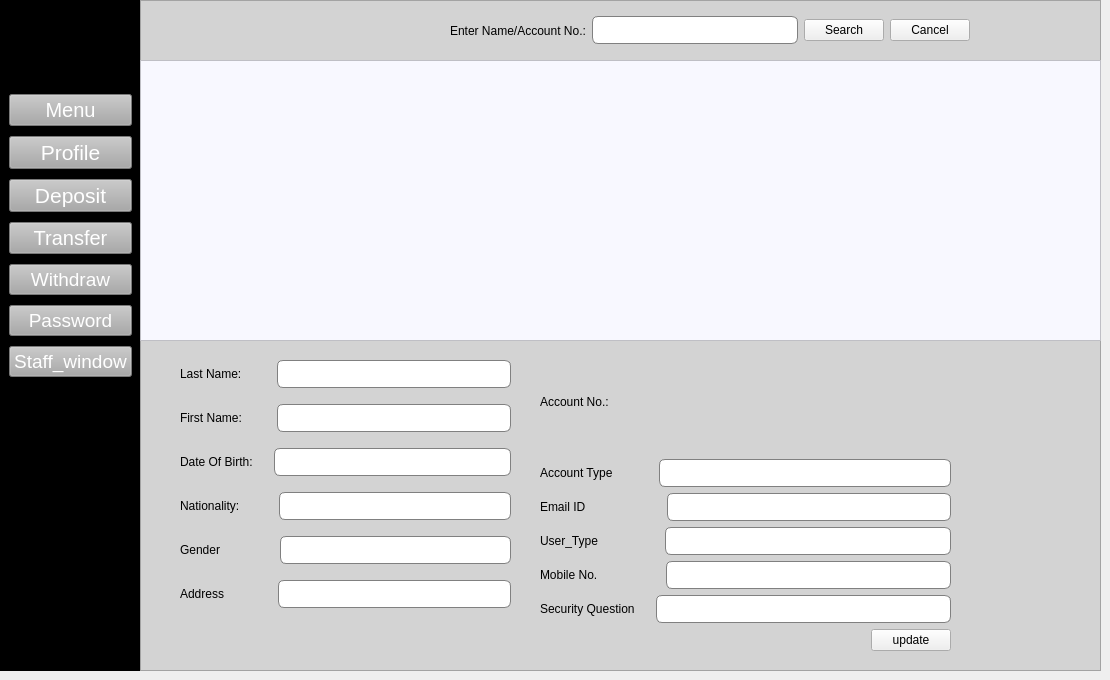
    <widget class="QWidget" name="page_4">
     <widget class="QFrame" name="frame_11">
      <property name="geometry">
       <rect>
        <x>-1</x>
        <y>0</y>
        <width>141</width>
        <height>671</height>
       </rect>
      </property>
      <property name="styleSheet">
       <string notr="true">QFrame{
background-color:black;
}

.QPushButton{
	background-color: darkgray;
color: white;
}

.QPushButton::hover{
	background-color: lavender;
   color: black;
}

.QPushButton::hover:pressed{
	background-color: gray;
	color: white;
}</string>
      </property>
      <property name="frameShape">
       <enum>QFrame::StyledPanel</enum>
      </property>
      <property name="frameShadow">
       <enum>QFrame::Raised</enum>
      </property>
      <widget class="QWidget" name="">
       <property name="geometry">
        <rect>
         <x>10</x>
         <y>90</y>
         <width>123</width>
         <height>298</height>
        </rect>
       </property>
       <layout class="QVBoxLayout" name="verticalLayout_10">
        <item>
         <widget class="QPushButton" name="pushButton_5">
          <property name="font">
           <font>
            <family>helvetica</family>
            <pointsize>15</pointsize>
           </font>
          </property>
          <property name="cursor">
           <cursorShape>PointingHandCursor</cursorShape>
          </property>
          <property name="text">
           <string>Menu</string>
          </property>
         </widget>
        </item>
        <item>
         <widget class="QPushButton" name="pushButton_profile_4">
          <property name="font">
           <font>
            <family>helvetica</family>
            <pointsize>16</pointsize>
           </font>
          </property>
          <property name="cursor">
           <cursorShape>PointingHandCursor</cursorShape>
          </property>
          <property name="styleSheet">
           <string notr="true"/>
          </property>
          <property name="text">
           <string>Profile</string>
          </property>
         </widget>
        </item>
        <item>
         <widget class="QPushButton" name="pushButton_18">
          <property name="font">
           <font>
            <family>helvetica</family>
            <pointsize>16</pointsize>
           </font>
          </property>
          <property name="cursor">
           <cursorShape>PointingHandCursor</cursorShape>
          </property>
          <property name="text">
           <string>Deposit</string>
          </property>
         </widget>
        </item>
        <item>
         <widget class="QPushButton" name="pushButton_19">
          <property name="font">
           <font>
            <family>helvetica</family>
            <pointsize>15</pointsize>
           </font>
          </property>
          <property name="cursor">
           <cursorShape>PointingHandCursor</cursorShape>
          </property>
          <property name="text">
           <string>Transfer</string>
          </property>
         </widget>
        </item>
        <item>
         <widget class="QPushButton" name="pushButton_20">
          <property name="font">
           <font>
            <family>helvetica</family>
            <pointsize>14</pointsize>
           </font>
          </property>
          <property name="cursor">
           <cursorShape>PointingHandCursor</cursorShape>
          </property>
          <property name="text">
           <string>Withdraw</string>
          </property>
         </widget>
        </item>
        <item>
         <widget class="QPushButton" name="pushButton_21">
          <property name="font">
           <font>
            <family>helvetica</family>
            <pointsize>14</pointsize>
           </font>
          </property>
          <property name="cursor">
           <cursorShape>PointingHandCursor</cursorShape>
          </property>
          <property name="text">
           <string>Password</string>
          </property>
         </widget>
        </item>
        <item>
         <widget class="QPushButton" name="pushButton_staff_win_4">
          <property name="font">
           <font>
            <family>helvetica</family>
            <pointsize>14</pointsize>
           </font>
          </property>
          <property name="cursor">
           <cursorShape>PointingHandCursor</cursorShape>
          </property>
          <property name="text">
           <string>Staff_window</string>
          </property>
         </widget>
        </item>
       </layout>
      </widget>
     </widget>
     <widget class="QStackedWidget" name="stackedWidget_3">
      <property name="geometry">
       <rect>
        <x>140</x>
        <y>0</y>
        <width>961</width>
        <height>671</height>
       </rect>
      </property>
      <widget class="QWidget" name="page_5">
       <widget class="QFrame" name="frame_10">
        <property name="geometry">
         <rect>
          <x>0</x>
          <y>0</y>
          <width>961</width>
          <height>671</height>
         </rect>
        </property>
        <property name="styleSheet">
         <string notr="true">QFrame{
background-color: lightgray;
}

QLineEdit{
	border: 1px solid gray;
	border-radius: 6px;
	padding: 5px 12px 5px 12px;
	font-family: helvetica;


}        

</string>
        </property>
        <property name="frameShape">
         <enum>QFrame::StyledPanel</enum>
        </property>
        <property name="frameShadow">
         <enum>QFrame::Raised</enum>
        </property>
        <widget class="QTableView" name="tableView">
         <property name="geometry">
          <rect>
           <x>0</x>
           <y>60</y>
           <width>961</width>
           <height>281</height>
          </rect>
         </property>
         <property name="styleSheet">
          <string notr="true">background-color: ghostwhite;</string>
         </property>
        </widget>
        <widget class="QWidget" name="">
         <property name="geometry">
          <rect>
           <x>40</x>
           <y>350</y>
           <width>331</width>
           <height>271</height>
          </rect>
         </property>
         <layout class="QVBoxLayout" name="verticalLayout_11">
          <item>
           <layout class="QHBoxLayout" name="horizontalLayout_68">
            <property name="spacing">
             <number>35</number>
            </property>
            <item>
             <widget class="QLabel" name="label_name_9">
              <property name="text">
               <string>Last Name:</string>
              </property>
              <property name="alignment">
               <set>Qt::AlignLeading|Qt::AlignLeft|Qt::AlignVCenter</set>
              </property>
              <property name="buddy">
               <cstring>lineEdit_lname</cstring>
              </property>
             </widget>
            </item>
            <item>
             <widget class="QLineEdit" name="lineEdit_lname_tbl"/>
            </item>
           </layout>
          </item>
          <item>
           <layout class="QHBoxLayout" name="horizontalLayout_69">
            <property name="spacing">
             <number>35</number>
            </property>
            <item>
             <widget class="QLabel" name="label_fname_4">
              <property name="text">
               <string>First Name:</string>
              </property>
             </widget>
            </item>
            <item>
             <widget class="QLineEdit" name="lineEdit_fname_tbl"/>
            </item>
           </layout>
          </item>
          <item>
           <layout class="QHBoxLayout" name="horizontalLayout_70">
            <property name="spacing">
             <number>21</number>
            </property>
            <item>
             <widget class="QLabel" name="label_dob_4">
              <property name="text">
               <string>Date Of Birth:</string>
              </property>
              <property name="buddy">
               <cstring>lineEdit_dob</cstring>
              </property>
             </widget>
            </item>
            <item>
             <widget class="QLineEdit" name="lineEdit_dob_tbl"/>
            </item>
           </layout>
          </item>
          <item>
           <layout class="QHBoxLayout" name="horizontalLayout_71">
            <property name="spacing">
             <number>39</number>
            </property>
            <item>
             <widget class="QLabel" name="label_nationality_4">
              <property name="text">
               <string>Nationality:</string>
              </property>
              <property name="buddy">
               <cstring>lineEdit_nationality</cstring>
              </property>
             </widget>
            </item>
            <item>
             <widget class="QLineEdit" name="lineEdit_nationality_tbl"/>
            </item>
           </layout>
          </item>
          <item>
           <layout class="QHBoxLayout" name="horizontalLayout_72">
            <property name="spacing">
             <number>60</number>
            </property>
            <item>
             <widget class="QLabel" name="label_gen_4">
              <property name="text">
               <string>Gender</string>
              </property>
              <property name="alignment">
               <set>Qt::AlignLeading|Qt::AlignLeft|Qt::AlignVCenter</set>
              </property>
              <property name="buddy">
               <cstring>lineEdit_gender</cstring>
              </property>
             </widget>
            </item>
            <item>
             <widget class="QLineEdit" name="lineEdit_gender_tbl"/>
            </item>
           </layout>
          </item>
          <item>
           <layout class="QHBoxLayout" name="horizontalLayout_73">
            <property name="spacing">
             <number>54</number>
            </property>
            <item>
             <widget class="QLabel" name="label_address_4">
              <property name="text">
               <string>Address</string>
              </property>
              <property name="alignment">
               <set>Qt::AlignLeading|Qt::AlignLeft|Qt::AlignVCenter</set>
              </property>
              <property name="buddy">
               <cstring>lineEdit_address</cstring>
              </property>
             </widget>
            </item>
            <item>
             <widget class="QLineEdit" name="lineEdit_address_tbl"/>
            </item>
           </layout>
          </item>
         </layout>
        </widget>
        <widget class="QWidget" name="">
         <property name="geometry">
          <rect>
           <x>400</x>
           <y>350</y>
           <width>411</width>
           <height>301</height>
          </rect>
         </property>
         <layout class="QVBoxLayout" name="verticalLayout_12">
          <item>
           <layout class="QVBoxLayout" name="verticalLayout">
            <item>
             <layout class="QHBoxLayout" name="horizontalLayout_74">
              <property name="spacing">
               <number>55</number>
              </property>
              <item>
               <widget class="QLabel" name="label_accn_4">
                <property name="styleSheet">
                 <string notr="true">padding-bottom:0;</string>
                </property>
                <property name="text">
                 <string>Account No.:</string>
                </property>
               </widget>
              </item>
              <item>
               <widget class="QLabel" name="label_accn_tbl">
                <property name="text">
                 <string/>
                </property>
               </widget>
              </item>
             </layout>
            </item>
            <item>
             <layout class="QHBoxLayout" name="horizontalLayout_75">
              <property name="spacing">
               <number>46</number>
              </property>
              <item>
               <widget class="QLabel" name="label_acct_4">
                <property name="text">
                 <string>Account Type</string>
                </property>
                <property name="buddy">
                 <cstring>lineEdit_acct</cstring>
                </property>
               </widget>
              </item>
              <item>
               <widget class="QLineEdit" name="lineEdit_acct_tbl">
                <property name="enabled">
                 <bool>true</bool>
                </property>
               </widget>
              </item>
             </layout>
            </item>
            <item>
             <layout class="QHBoxLayout" name="horizontalLayout_76">
              <property name="spacing">
               <number>81</number>
              </property>
              <item>
               <widget class="QLabel" name="label_email_4">
                <property name="text">
                 <string>Email ID</string>
                </property>
               </widget>
              </item>
              <item>
               <widget class="QLineEdit" name="lineEdit_email_tbl"/>
              </item>
             </layout>
            </item>
            <item>
             <layout class="QHBoxLayout" name="horizontalLayout_77">
              <property name="spacing">
               <number>67</number>
              </property>
              <item>
               <widget class="QLabel" name="label_usrt_4">
                <property name="text">
                 <string>User_Type</string>
                </property>
                <property name="buddy">
                 <cstring>lineEdit_usrt</cstring>
                </property>
               </widget>
              </item>
              <item>
               <widget class="QLineEdit" name="lineEdit_usrt_tbl"/>
              </item>
             </layout>
            </item>
            <item>
             <layout class="QHBoxLayout" name="horizontalLayout_78">
              <property name="spacing">
               <number>68</number>
              </property>
              <item>
               <widget class="QLabel" name="label_mob_4">
                <property name="text">
                 <string>Mobile No.</string>
                </property>
                <property name="buddy">
                 <cstring>lineEdit_mob</cstring>
                </property>
               </widget>
              </item>
              <item>
               <widget class="QLineEdit" name="lineEdit_mob_tbl"/>
              </item>
             </layout>
            </item>
            <item>
             <layout class="QHBoxLayout" name="horizontalLayout_79">
              <property name="spacing">
               <number>21</number>
              </property>
              <item>
               <widget class="QLabel" name="label_sq_4">
                <property name="text">
                 <string>Security Question</string>
                </property>
                <property name="buddy">
                 <cstring>lineEdit_sq</cstring>
                </property>
               </widget>
              </item>
              <item>
               <widget class="QLineEdit" name="lineEdit_sq_tbl"/>
              </item>
             </layout>
            </item>
           </layout>
          </item>
          <item>
           <layout class="QHBoxLayout" name="horizontalLayout_16">
            <property name="spacing">
             <number>12</number>
            </property>
            <item>
             <spacer name="horizontalSpacer_2">
              <property name="orientation">
               <enum>Qt::Horizontal</enum>
              </property>
              <property name="sizeHint" stdset="0">
               <size>
                <width>40</width>
                <height>20</height>
               </size>
              </property>
             </spacer>
            </item>
            <item>
             <widget class="QPushButton" name="pushButton_upd8_tbl">
              <property name="text">
               <string>update</string>
              </property>
             </widget>
            </item>
           </layout>
          </item>
         </layout>
        </widget>
        <widget class="QWidget" name="">
         <property name="geometry">
          <rect>
           <x>310</x>
           <y>10</y>
           <width>520</width>
           <height>41</height>
          </rect>
         </property>
         <layout class="QHBoxLayout" name="horizontalLayout_17">
          <item>
           <layout class="QHBoxLayout" name="horizontalLayout_34">
            <item>
             <widget class="QLabel" name="label_7">
              <property name="text">
               <string>Enter Name/Account No.:</string>
              </property>
             </widget>
            </item>
            <item>
             <widget class="QLineEdit" name="lineEdit">
              <property name="styleSheet">
               <string notr="true">.QLineEdit{
	border: 1px solid gray;
	border-radius: 6px;
	padding: 5px 12px 5px 12px;
	font-family: helvetica;


}</string>
              </property>
             </widget>
            </item>
           </layout>
          </item>
          <item>
           <layout class="QHBoxLayout" name="horizontalLayout_26">
            <item>
             <widget class="QPushButton" name="pushButton_8">
              <property name="text">
               <string>Search</string>
              </property>
             </widget>
            </item>
            <item>
             <widget class="QPushButton" name="pushButton_9">
              <property name="text">
               <string>Cancel</string>
              </property>
             </widget>
            </item>
           </layout>
          </item>
         </layout>
        </widget>
       </widget>
      </widget>
      <widget class="QWidget" name="page_6"/>
     </widget>
    </widget>
